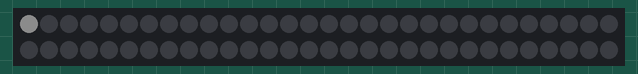
Recording of a sketch running on a simulated Arduino Uno, built with avr-gcc and run on an emulated ATmega328P. Parts: 60 RGB LEDs in strip order, left to right, continuing on the next row. Dim RGB values are drawn brighter than linear.

Above: at 0.1 s.
At 0.7 s:
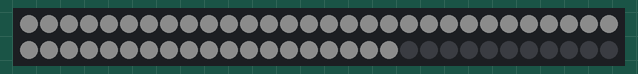

The sketch:

Fastled_Template.ino
```cpp
#include <FastLED.h>

#define LED_PIN 7
#define NUM_LEDS 60

CRGB leds[NUM_LEDS];
int lay = 10;
int lay2 = 1200;
int b1 = 55;

//_______________________________________________colours
//______________________hue red: 0, green: 85, blue: 170;
CHSV pink(250, 150, b1); // pink 250,150,255
CHSV warm(20, 255, b1);  // warm
CHSV white(0, 0, b1);    // white

void solidRGBA(int x, int y, int z, int a)
{
  for (int i = 0; i < NUM_LEDS; i++)
  {
    leds[i] = CRGB(x, y, z);
  }
  FastLED.setBrightness(a);
  FastLED.show();
}
// solid[show,r,g,b]
void solidSRGB(bool s, int x, int y, int z)
{
  for (int i = 0; i < NUM_LEDS; i++)
  {
    leds[i] = CRGB(x, y, z);
  }
  if (s == true)
  {
    FastLED.show();
  }
}
void colorTesting(char correctionType, int hue)
{
  /*
  correctionType {
    UncorrectedColor, TypicalLEDStrip,
    TypicalPixelString, TypicalSMD5050
  }
  color {
    [set color via any named HTML web color]
    examples:
    Red,
      DarkMagenta, DeepPink, DarkOrange, Orange, OrangeRed,
    Green,
      DarkGreen, Gold, Goldenrod, SeaGreen, LightSeaGreen, Teal, Yellow,
    Blue,
      BlueViolet, DodgerBlue, Aqua, DarkViolet, Indigo, MidnightBlue
    white
  }
  */

  hue = hue * (32 * 1.7);
  FastLED.setCorrection(correctionType);
  // white
  for (int i = 0; i < NUM_LEDS / 6; i++)
  {
    leds[i] = white;
  }
  leds[0] = CHSV(hue, 255, b1);
  FastLED.show();
  delay(lay2);
}
void setupTest()
{
  // test each led with white
  for (int i = 0; i < NUM_LEDS; i++)
  {
    leds[i] = white;
    FastLED.show();
    delay(lay);
  }
  for (int i = 0; i < NUM_LEDS; i++)
  {
    leds[i] = CRGB::Black;
    FastLED.show();
    delay(lay / 2);
  }
}

void setup()
{
  FastLED.addLeds<WS2812, LED_PIN, GRB>(leds, NUM_LEDS);
  // test each led with white
  setupTest();
}

//_______________________body__________________________
void loop()
{
}
```
